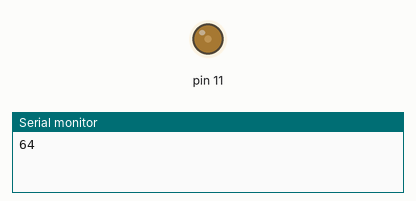
Simulated run of this sketch. Board: Arduino Uno, built with avr-gcc and run on an emulated ATmega328P. Parts: output pins drawn as LEDs (lit = HIGH), the last lines printed to the serial monitor.

Above: at 0.05 s.
At 2.05 s:
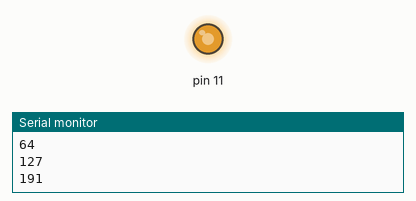
At 4.0 s:
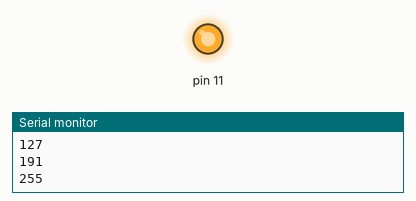
Timing chart, 0 to 5.2 s (numbered marks = the images above):
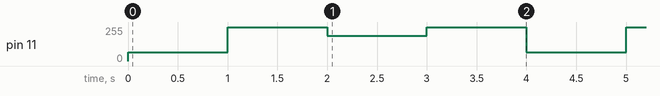

Measured:
- by itself, pin 11: repeats every 4.0 s: 255/255 1.0 s, 191/255 1.0 s, 255/255 1.0 s, 64/255 1.0 s

The sketch:

blink.ino
```cpp
void setup() {
  Serial.begin(9600);
  pinMode(11, OUTPUT);
}

void loop() {
  analogWrite(11,64);
  Serial.println("64");
  delay(1000);  // wait for 1000 milliseconds
  digitalWrite(11,127);
  Serial.println("127");
  delay(1000);
  analogWrite(11,191);
  Serial.println("191");
  delay(1000);
  digitalWrite(11,255);
  Serial.println("255");
  delay(1000);
}
```
